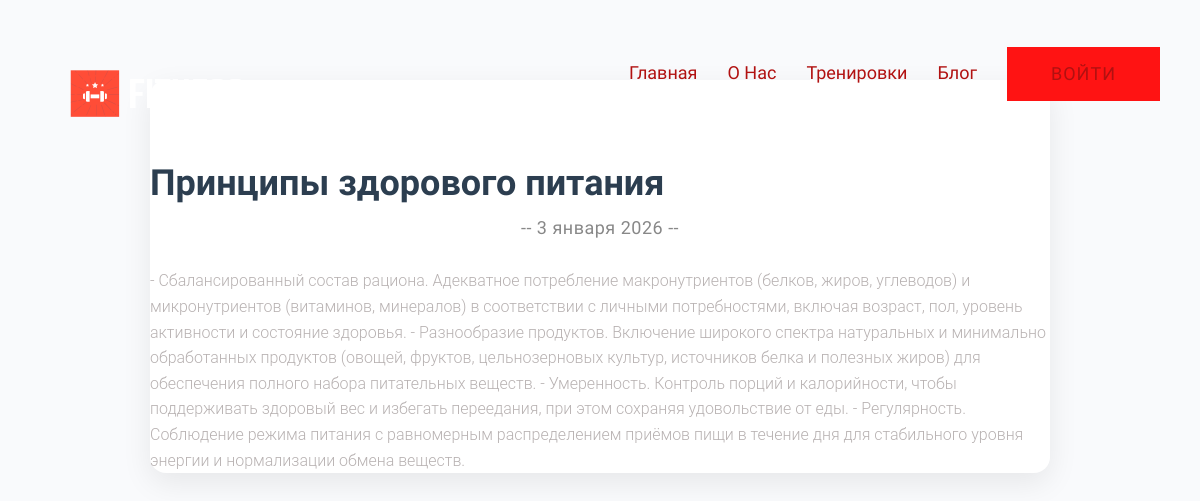
The page /blog/1/ on the database as committed earlier.
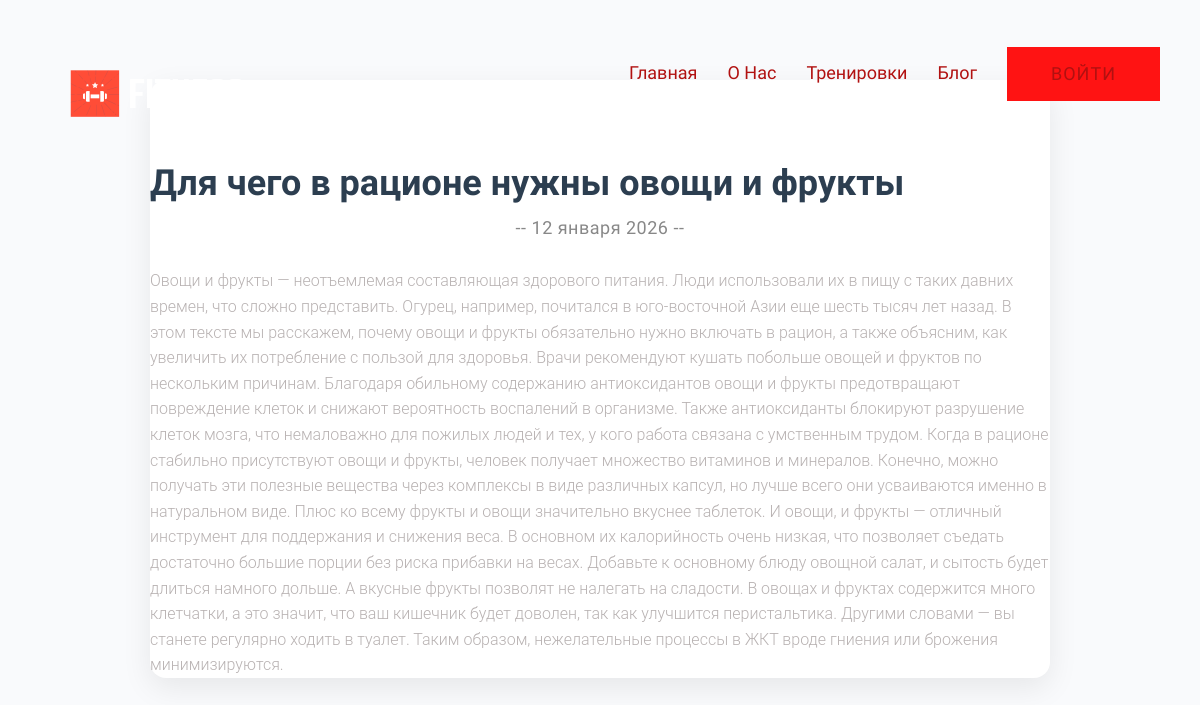
The same page on the database as committed later.
### blog/models.py (models this page shows, shortened)
class Post(models.Model):
    title = models.CharField(max_length=200)
    content = models.TextField()
    created_at = models.DateTimeField(auto_now_add=True)

### blog/views.py (the view)
# urls.py: path('<int:post_id>/', views.detail, name="detail"),
def detail(request, post_id):
    post = get_object_or_404(Post, pk=post_id)
    return render(request, 'blog/details.html', {'post': post})

### blog/templates/blog/details.html
{% extends 'coach/base.html' %}
{% load static %}
{% block css %}
<link rel="stylesheet" href="{% static 'assets/css/bootstrap.min.css' %}">
  <link rel="stylesheet" href="{% static 'assets/css/owl.carousel.min.css' %}">
  <link rel="stylesheet" href="{% static 'assets/css/slicknav.css' %}">
    <link rel="stylesheet" href="{% static 'assets/css/flaticon.css' %}">
    <link rel="stylesheet" href="{% static 'assets/css/gijgo.css' %}">
    <link rel="stylesheet" href="{% static 'assets/css/animate.min.css' %}">
    <link rel="stylesheet" href="{% static 'assets/css/animated-headline.css' %}">
  <link rel="stylesheet" href="{% static 'assets/css/magnific-popup.css' %}">
  <link rel="stylesheet" href="{% static 'assets/css/fontawesome-all.min.css' %}">
  <link rel="stylesheet" href="{% static 'assets/css/themify-icons.css' %}">
  <link rel="stylesheet" href="{% static 'assets/css/slick.css' %}">
  <link rel="stylesheet" href="{% static 'assets/css/nice-select.css' %}">
  <link rel="stylesheet" href="{% static 'assets/css/style.css' %}">
<link rel="stylesheet" href= "{% static 'css/style.css' %}">
{% endblock %}
{% block content %}
<div class="detail">
    <h1>{{ post.title }}</h1>
    <h2>-- {{ post.created_at|date:'j E Y' }} --</h2>
    {{ post.content|safe }}
</div>
{% endblock %}

Rows that differ between the two databases and show on the page:
changed Post: title "Принципы здорового питания" → "Для чего в рационе нужны овощи и фрукты"; created_at "3 января 2026" → "12 января 2026"; content "- Сбалансированный состав рациона. Адекватное потребление макронутриентов (белков, жиров, углеводов) и микронутриентов (витаминов, минералов) в соответствии с личными потребностями, включая возраст, пол, уровень активности и состояние здоровья. - Разнообразие продуктов. Включение широкого спектра натуральных и минимально обработанных продуктов (овощей, фруктов, цельнозерновых культур, источников белка и полезных жиров) для обеспечения полного набора питательных веществ. - Умеренность. Контроль порций и калорийности, чтобы поддерживать здоровый вес и избегать переедания, при этом сохраняя удовольствие от еды. - Регулярность. Соблюдение режима питания с равномерным распределением приёмов пищи…" → "Овощи и фрукты — неотъемлемая составляющая здорового питания. Люди использовали их в пищу с таких давних времен, что сложно представить. Огурец, например, почитался в юго-восточной Азии еще шесть тысяч лет назад. В этом тексте мы расскажем, почему овощи и фрукты обязательно нужно включать в рацион, а также объясним, как увеличить их потребление с пользой для здоровья. Врачи рекомендуют кушать побольше овощей и фруктов по нескольким причинам. Благодаря обильному содержанию антиоксидантов овощи и фрукты предотвращают повреждение клеток и снижают вероятность воспалений в организме. Также антиоксиданты блокируют разрушение клеток мозга, что немаловажно для пожилых людей и тех, у кого работа…"
